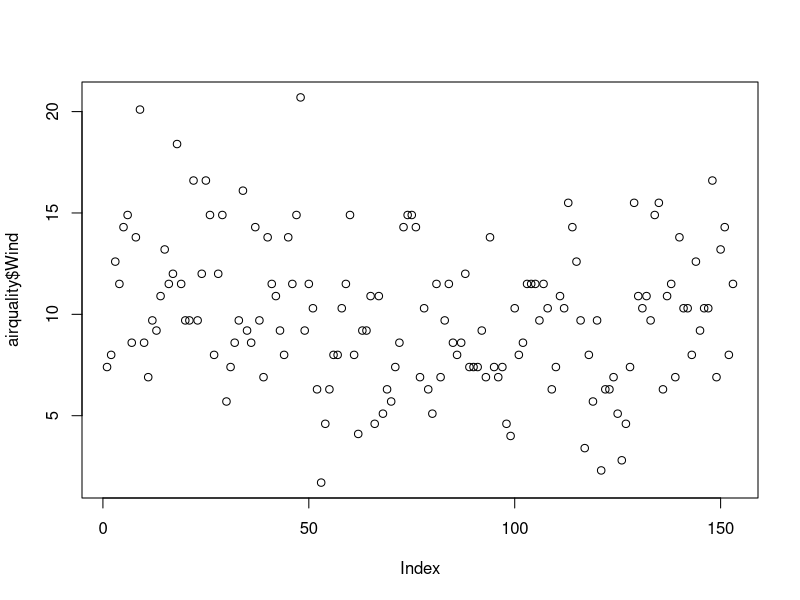
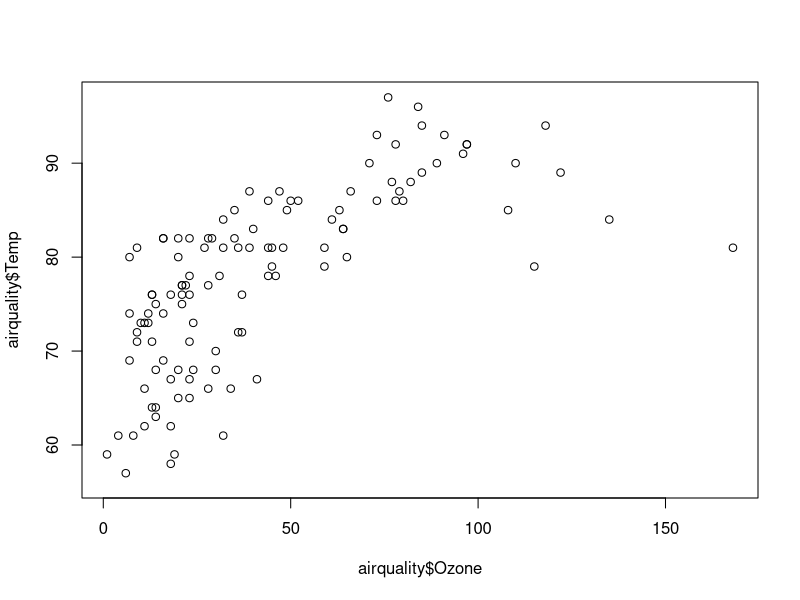
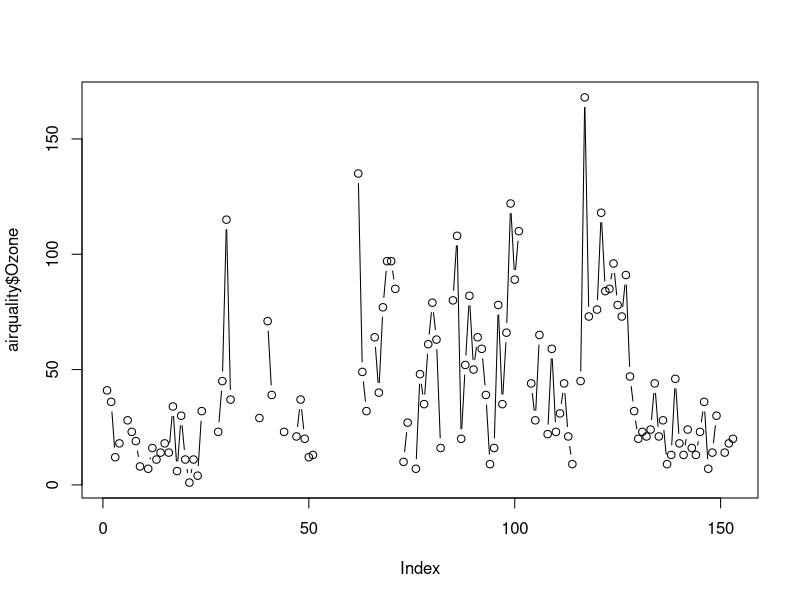
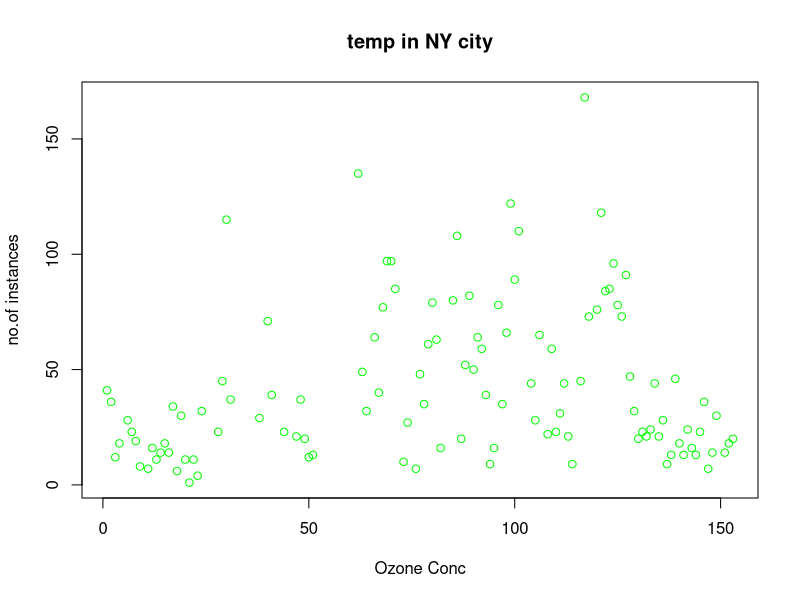
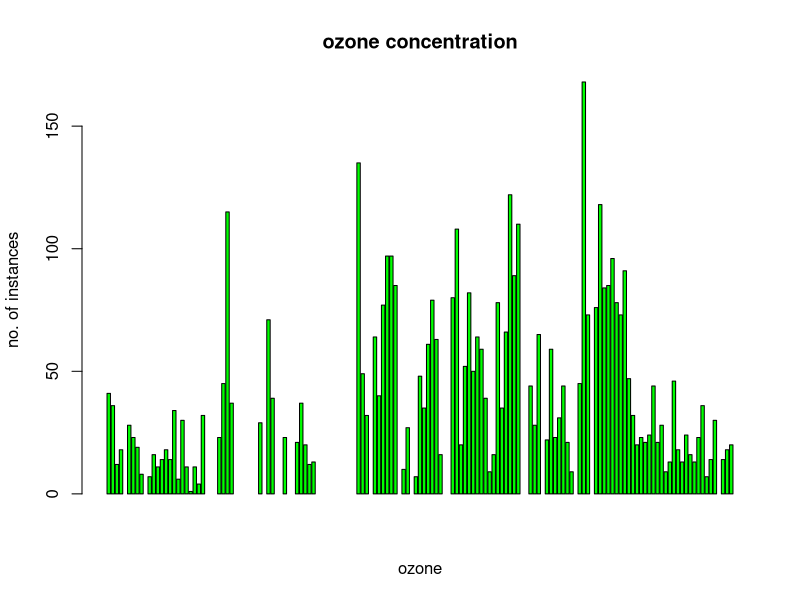
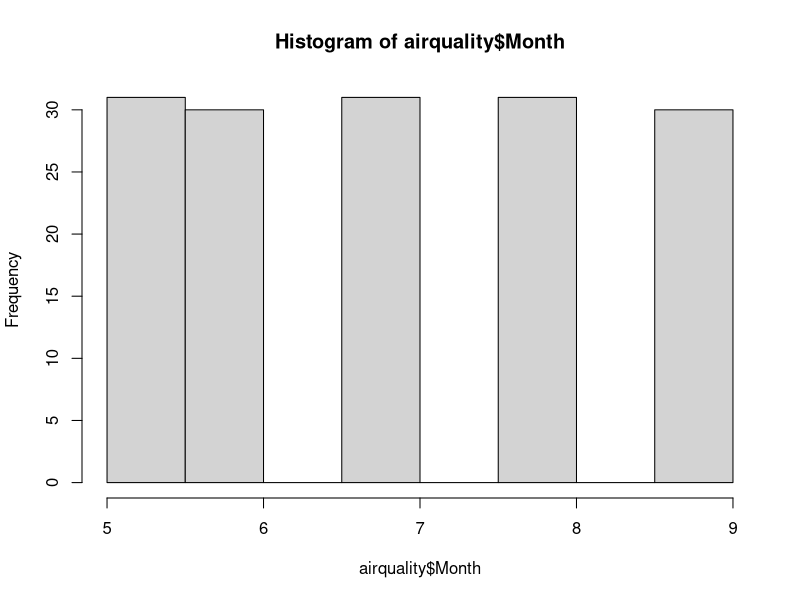
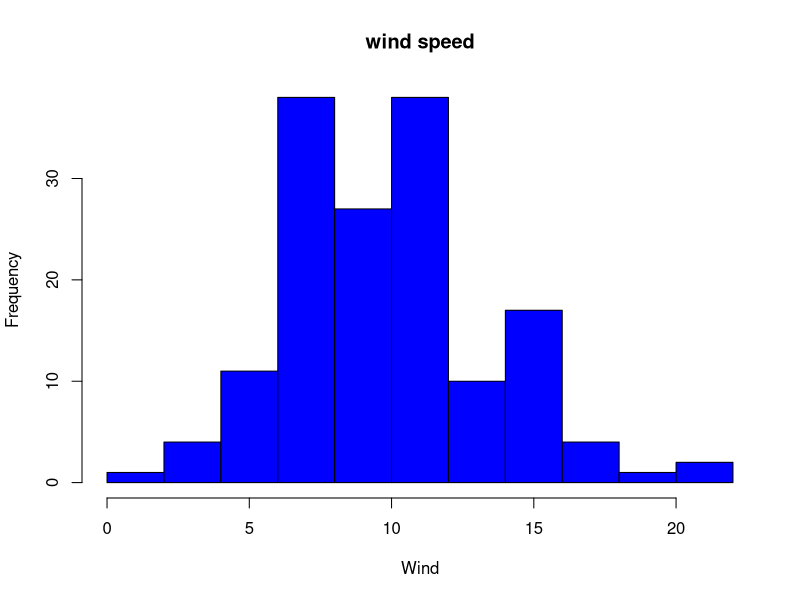
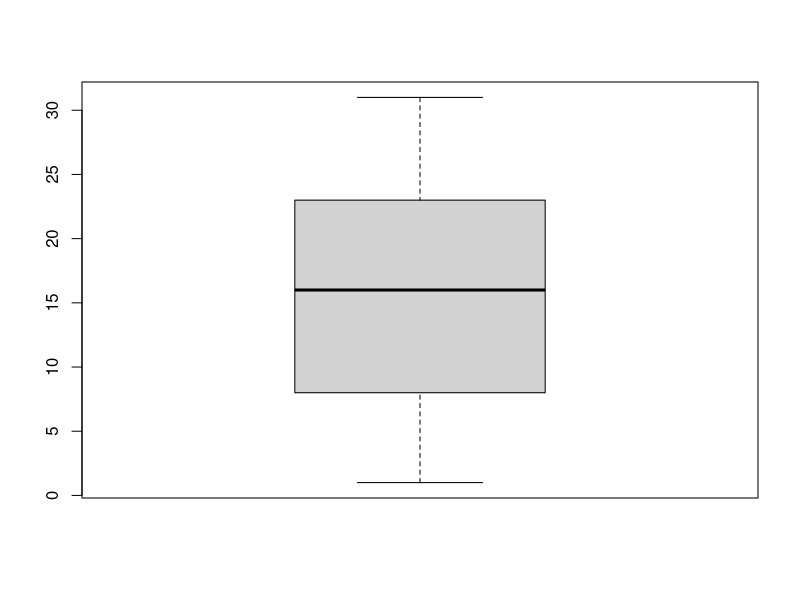

R code for these plots, in order:
datasets::airquality
library(datasets)
data("airquality")
head(airquality)
tail(airquality)
airquality$Ozone
summary(airquality)
summary(airquality$Wind)
plot(airquality$Wind)
plot(airquality$Ozone,airquality$Temp)
plot(airquality$Ozone,type="b")

plot(airquality$Ozone,xlab='Ozone Conc',ylab = 'no.of instances',main='temp in NY city',
     col='green')
barplot(airquality$Ozone,xlab = 'ozone',ylab = 'no. of instances', 
        main = 'ozone concentration', horiz = F, col = 'green')
hist(airquality$Month)
hist(airquality$Wind,xlab = 'Wind',main = 'wind speed',
     col = 'blue')
boxplot(airquality$Day)
boxplot(airquality[,c(3,5)],col='blue')




par(mfrow=c(2,3),mar=c(2,5,2,1),bty='n',las=0)
plot(airquality$Ozone)
plot(airquality$Ozone,airquality$Wind)
barplot(airquality$Solar.R,xlab = 'Solar Rad', ylab = 'Intensity', col = 'blue')
hist(airquality$Wind)
boxplot(airquality$Month)
boxplot(airquality[,1:3])



